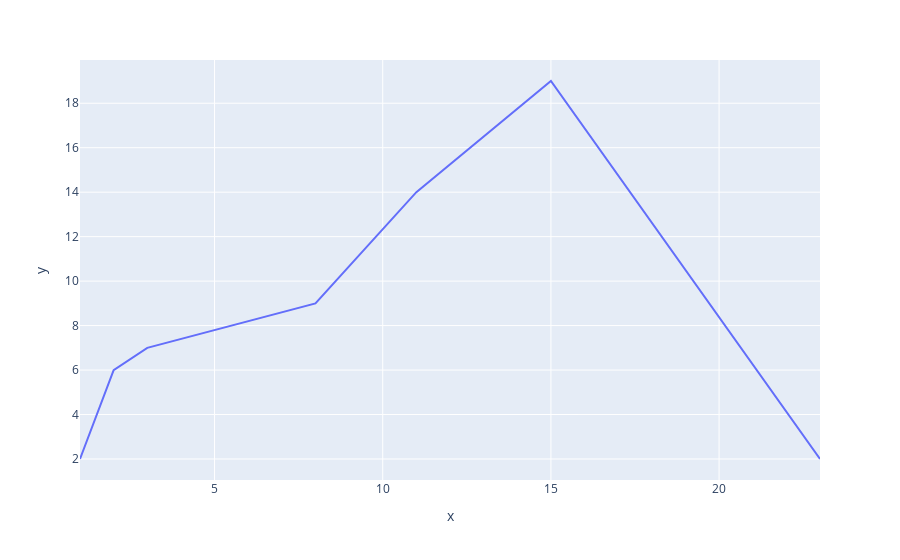

Notebook code for this chart:
### Code cell
px.line(x = [1,2,3,8,11,15,23] , y = [2,6,7,9,14,19,2] )

### Figure 1 — Plotly figure (JSON) as saved in the notebook; plotly's stock layout.template omitted (floating-point values rounded to 4 significant figures)
{"data": [{"hovertemplate": "x=%{x}<br>y=%{y}<extra></extra>", "legendgroup": "", "line": {"color": "#636efa", "dash": "solid"}, "marker": {"symbol": "circle"}, "mode": "lines", "name": "", "orientation": "v", "showlegend": false, "type": "scatter", "x": [1, 2, 3, 8, 11, 15, 23], "xaxis": "x", "y": [2, 6, 7, 9, 14, 19, 2], "yaxis": "y"}], "layout": {"autosize": true, "legend": {"tracegroupgap": 0}, "margin": {"t": 60}, "xaxis": {"anchor": "y", "autorange": true, "domain": [0, 1], "range": [1, 23], "showspikes": false, "title": {"text": "x"}, "type": "linear"}, "yaxis": {"anchor": "x", "autorange": true, "domain": [0, 1], "range": [1.056, 19.94], "showspikes": false, "title": {"text": "y"}, "type": "linear"}}}
